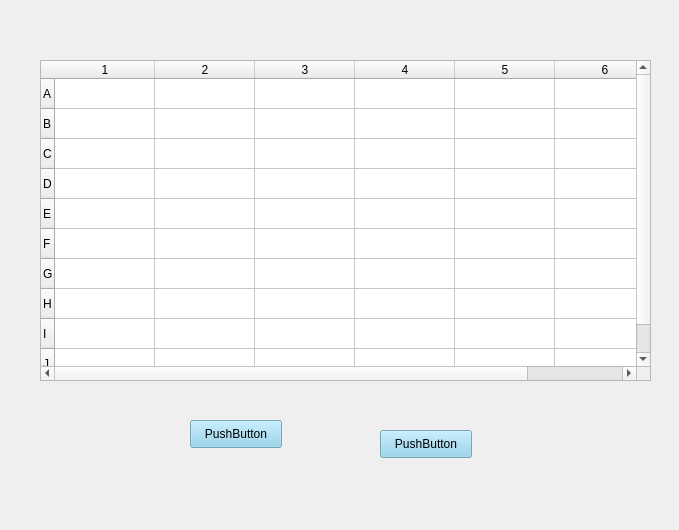
<?xml version="1.0" encoding="UTF-8"?>
<ui version="4.0">
 <class>Form</class>
 <widget class="QWidget" name="Form">
  <property name="geometry">
   <rect>
    <x>0</x>
    <y>0</y>
    <width>679</width>
    <height>530</height>
   </rect>
  </property>
  <property name="windowTitle">
   <string>Form</string>
  </property>
  <property name="styleSheet">
   <string notr="true">QWidget {
border-image:url(C:/Users/CZQ/Desktop/czq_dev/All/churuku_query/new/登录背景.jpg);
}

#下面的防止背景干扰其他控件
QTextBrowser {
border-image:url();
}
QLineEdit {
border-image:url();
}
QComboBox {
border-image:url();
}
QLabel {
border-image:url();
}
QPushButton {
border-image:url();
}
QTableWidget{
border-image:url();
}

QHorizontalHeaderLabels{
border-image:url();
}

QVertitalHeaderLabels{
border-image:url();
}
QScrollArea{
border-image:url();
}
QStringList{
background-color:rgba(135,206,235,200);
color:#000000;
}

QHorizontalHeader{
border-image:url();
}</string>
  </property>
  <widget class="QTableWidget" name="tableWidget">
   <property name="geometry">
    <rect>
     <x>40</x>
     <y>60</y>
     <width>611</width>
     <height>321</height>
    </rect>
   </property>
   <property name="styleSheet">
    <string notr="true"/>
   </property>
   <attribute name="horizontalHeaderVisible">
    <bool>true</bool>
   </attribute>
   <attribute name="horizontalHeaderCascadingSectionResizes">
    <bool>false</bool>
   </attribute>
   <attribute name="horizontalHeaderMinimumSectionSize">
    <number>29</number>
   </attribute>
   <attribute name="horizontalHeaderHighlightSections">
    <bool>true</bool>
   </attribute>
   <attribute name="horizontalHeaderShowSortIndicator" stdset="0">
    <bool>false</bool>
   </attribute>
   <attribute name="horizontalHeaderStretchLastSection">
    <bool>false</bool>
   </attribute>
   <attribute name="verticalHeaderVisible">
    <bool>true</bool>
   </attribute>
   <attribute name="verticalHeaderCascadingSectionResizes">
    <bool>false</bool>
   </attribute>
   <row>
    <property name="text">
     <string>A</string>
    </property>
   </row>
   <row>
    <property name="text">
     <string>B</string>
    </property>
   </row>
   <row>
    <property name="text">
     <string>C</string>
    </property>
   </row>
   <row>
    <property name="text">
     <string>D</string>
    </property>
   </row>
   <row>
    <property name="text">
     <string>E</string>
    </property>
   </row>
   <row>
    <property name="text">
     <string>F</string>
    </property>
   </row>
   <row>
    <property name="text">
     <string>G</string>
    </property>
   </row>
   <row>
    <property name="text">
     <string>H</string>
    </property>
   </row>
   <row>
    <property name="text">
     <string>I</string>
    </property>
   </row>
   <row>
    <property name="text">
     <string>J</string>
    </property>
   </row>
   <column>
    <property name="text">
     <string>1</string>
    </property>
    <property name="background">
     <color alpha="160">
      <red>0</red>
      <green>0</green>
      <blue>0</blue>
     </color>
    </property>
   </column>
   <column>
    <property name="text">
     <string>2</string>
    </property>
   </column>
   <column>
    <property name="text">
     <string>3</string>
    </property>
   </column>
   <column>
    <property name="text">
     <string>4</string>
    </property>
   </column>
   <column>
    <property name="text">
     <string>5</string>
    </property>
   </column>
   <column>
    <property name="text">
     <string>6</string>
    </property>
   </column>
  </widget>
  <widget class="QPushButton" name="pushButton">
   <property name="geometry">
    <rect>
     <x>190</x>
     <y>420</y>
     <width>92</width>
     <height>28</height>
    </rect>
   </property>
   <property name="styleSheet">
    <string notr="true">QPushButton{
background-color:rgba(135,206,235,200);
color:#000000;

}</string>
   </property>
   <property name="text">
    <string>PushButton</string>
   </property>
  </widget>
  <widget class="QPushButton" name="pushButton_2">
   <property name="geometry">
    <rect>
     <x>380</x>
     <y>430</y>
     <width>92</width>
     <height>28</height>
    </rect>
   </property>
   <property name="styleSheet">
    <string notr="true">QPushButton{
background-color:rgba(135,206,235,200);
color:#000000;

}</string>
   </property>
   <property name="text">
    <string>PushButton</string>
   </property>
  </widget>
 </widget>
 <resources/>
 <connections/>
</ui>
